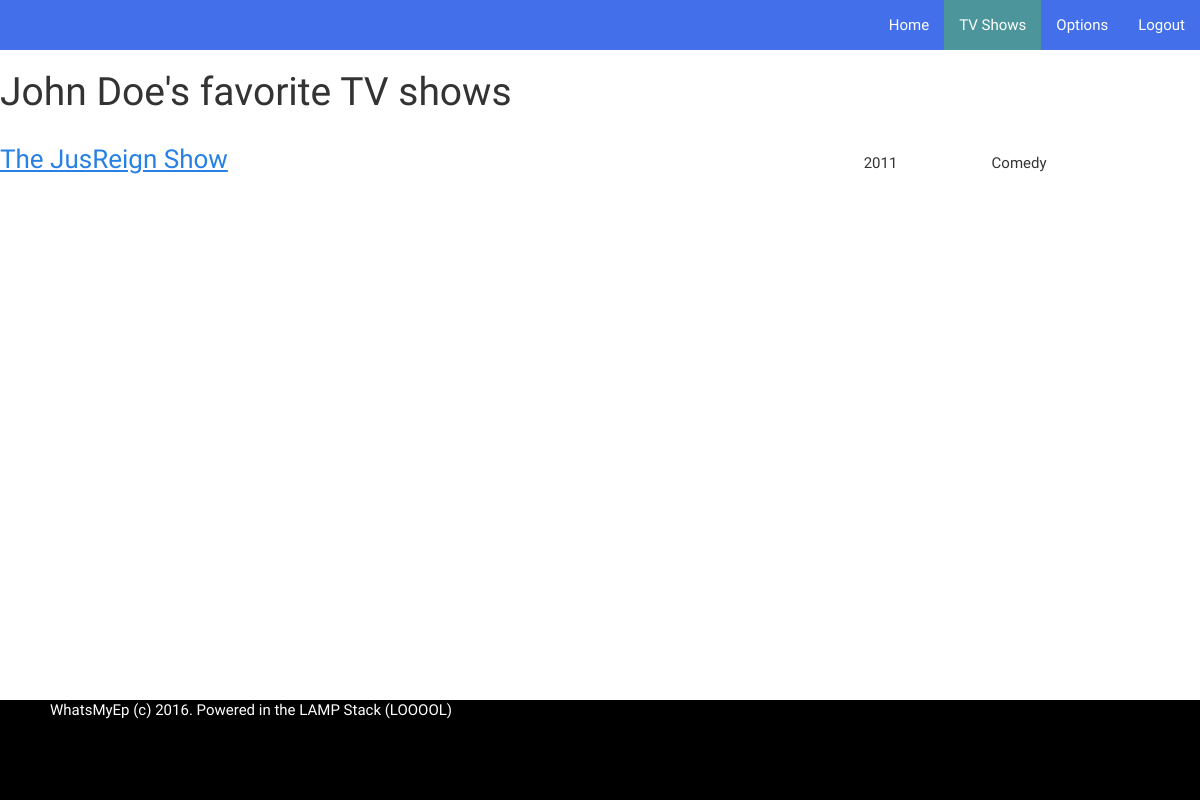
Page /tv_shows.php (signed in) on the committed database.
### tables this page shows
CREATE TABLE IF NOT EXISTS `user_shows` (
  `user_id` int(11) NOT NULL DEFAULT '0',
  `show_id` int(11) NOT NULL DEFAULT '0'
);

CREATE TABLE IF NOT EXISTS `shows` (
  `id` int(11) NOT NULL,
  `name` varchar(256) DEFAULT NULL,
  `airdate` int(11) DEFAULT NULL,
  `genre` varchar(256) DEFAULT NULL
);

### tv_shows.php (the view, shortened to what this page needs)
<?php
include "db_server.php";
if (isset($_SESSION['name']))
{
?>
<html>
<head>
  <link rel = "stylesheet" href = "css/bootstrap.css">
  <link rel = "stylesheet" href = "css/profile.css">
</head>
<body>
  <div class = "content">
    <nav class="navbar navbar-default custom">
      <div class="navbar-collapse collapse">
        <ul class="nav navbar-nav navbar-right">
          <li><a href="profile.php">Home</a></li>
          <li class = "active"><a href="tv_shows.php">TV Shows</a></li>
          <li><a href="options.php">Options</a></li>
          <li><a href="logout.php">Logout</a></li>
        </ul>
      </div>
    </nav>
    <h1><?php echo $_SESSION['name']; ?>'s favorite TV shows</h1>
    <div class = "table">
      <?php
      $id = $_SESSION['id'];
      $query = $db->prepare("select * from user_shows left join shows on user_shows.show_id = shows.id where user_id = :v");
      $query->bindParam(":v", $id);
      $query->execute();
      while ($row = $query->fetch(PDO::FETCH_ASSOC))
      {
        $show_id = $row['id'];
        echo "<div class = 'row'>";
        echo "  <div class = 'column'>";
        echo "  <a href = 'show_info.php?id=$show_id'>";
        echo "    <h3>" . $row['name'] . "</h3>";
        echo "  </a>";
        echo "  </div>";
        echo "  <div class = 'column'>";
        echo $row['airdate'];
        echo "  </div>";
        echo "  <div class = 'column'>";
        echo $row['genre'];
        echo "  </div>";
        echo "</div>";
      }
      ?>
    </div>
  </div>
  <footer class = "main-footer">
    <p>WhatsMyEp (c) 2016. Powered in the LAMP Stack (LOOOOL)</p>
  </footer>
</body>
</html>
<?php
}
else
{
  header("Location: index.php");
}
?>

### css/profile.css (style rules this page uses)
body { margin: 0; height: 100%; }
div.content { min-height: 100%; margin-bottom: -100px; }
div.content:after { display: block; content: ""; }
div.content:after, footer { height: 100px; }
footer { background-color: black; color: white; }
footer > p { position: absolute; left: 50px; }
nav.custom { background-color: #436FEB; border-radius: 0; border: 0; }
div ul li.active a { background: #4C959B !important; color: white !important; }
div ul li a { color: white !important; }
div.table { display: table; }
div.row { display: table-row; }
div.column { display: table-cell; padding-bottom: 25px; }

### rows in the picture
user_shows: show.name "The JusReign Show", show.airdate "2011", show.genre "Comedy"

### other values in the picture
$_SESSION['name'] "John Doe"
